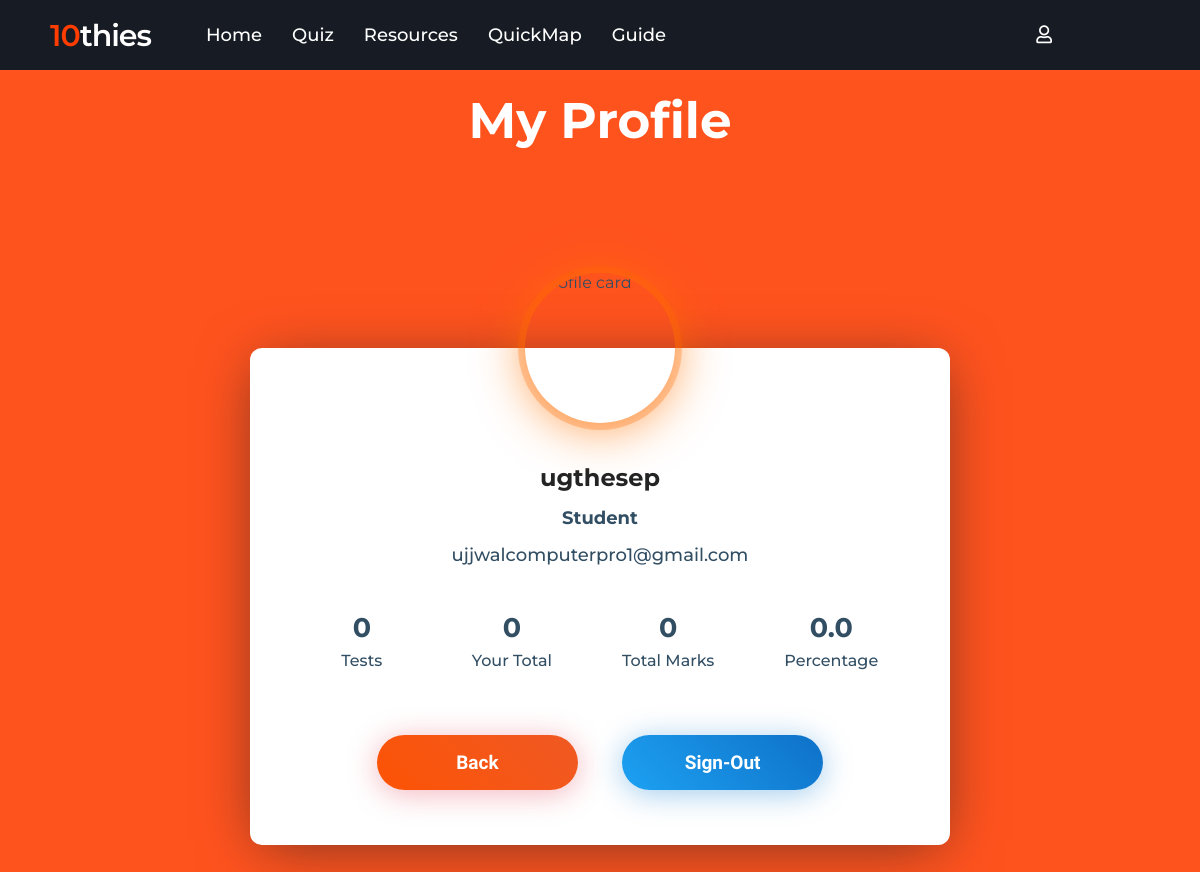
The app's page /Profile/ (signed in), older data.
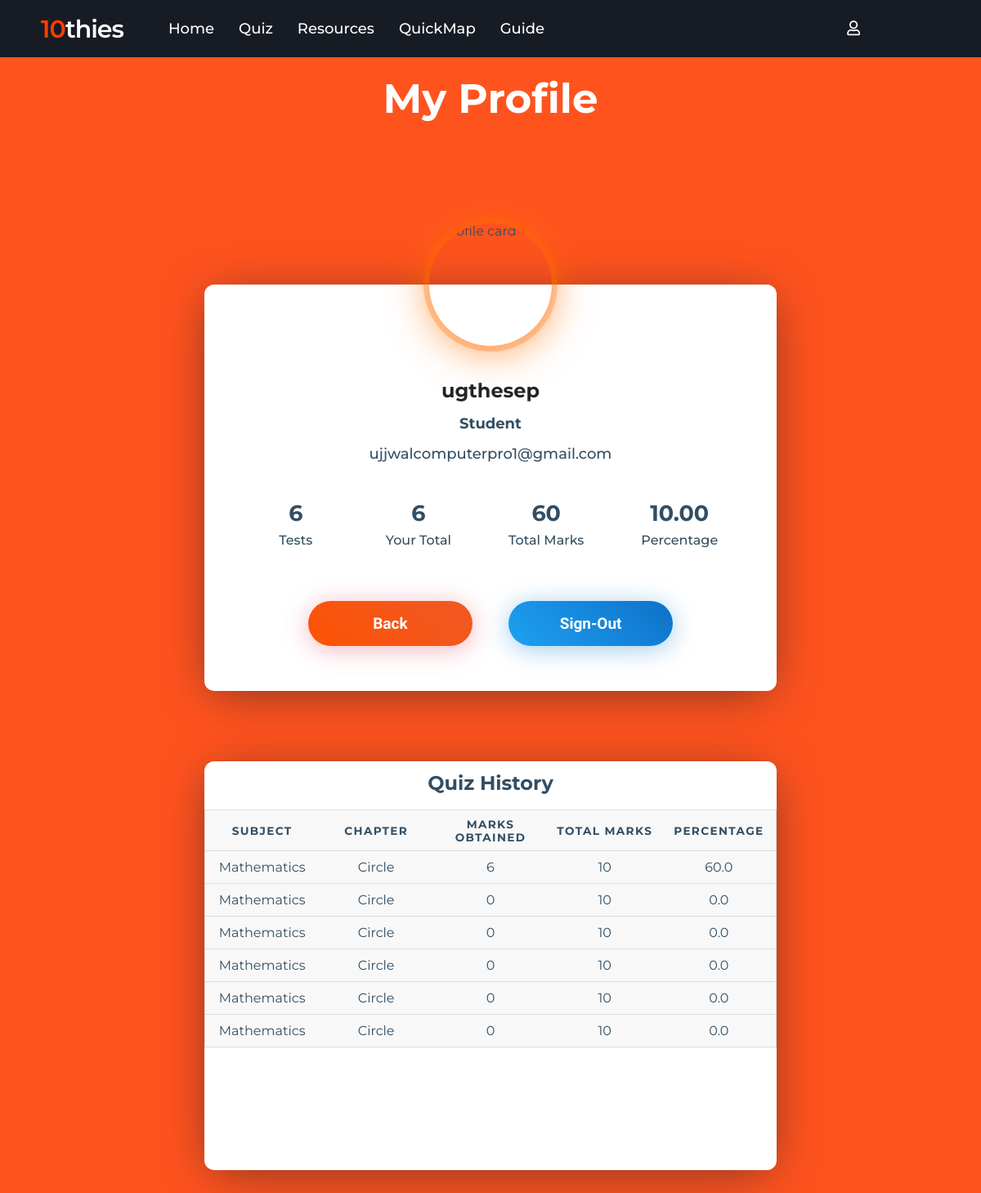
The same page, newer data.
### Quiz/models.py (models this page shows, shortened)
class QuizResult(models.Model):
    user = models.ForeignKey(User,on_delete=models.CASCADE,blank=True)
    marksobtained = models.IntegerField()
    totalmarks = models.IntegerField()
    percentage = models.FloatField()
    subcode=models.IntegerField()
    subname=models.CharField(max_length=200)
    level=models.TextField()
    chname=models.CharField(max_length=200)

### User/views.py (the view)
    def mod_isauth(request):
        if 'username' in request.session.keys():
            return isauth(request)
        else:
            return HttpResponseRedirect('signin')

### Profile/views.py (called while the page is built)
@deco_auth
def Profile(request):
    user=request.user
    result=QuizResult.objects.filter(user=request.user)
    total=get_total(result)
    res = render(request,'Profile/profile.html',{'user':user,'result':result,'tresult':total,'total_test':len(result)})
    return res

def get_total(result):
    tres=QuizResult()
    tres.marksobtained=0
    tres.totalmarks=0
    for res in result:
        tres.marksobtained+=int(res.marksobtained)
        tres.totalmarks+=int(res.totalmarks)
    tres.percentage=calculate_per(tres.totalmarks,tres.marksobtained)
    if(tres.percentage!=None):
        tres.percentage=format(tres.percentage,".2f")
    else:
        tres.percentage=float(0)
    return tres

### Quiz/views.py (called while the page is built)
def calculate_per(totalquestions,correctanswer):
    try:
        return (correctanswer*100)/totalquestions
    except ZeroDivisionError:
        pass

### User/views.py (called while the page is built)
def deco_auth(isauth):
    def mod_isauth(request):
        if 'username' in request.session.keys():
            return isauth(request)
        else:
            return HttpResponseRedirect('signin')
    return mod_isauth

### templates/Profile/profile.html (shortened to what this page needs)
{% extends 'Home/nav.html' %}
{% load static %}
{% block content %}
<link rel="stylesheet" href="{% static 'css/profile.css'  %}">
</head>
<body>
  <h1>My Profile</h1>
  <div class="wrapper">
    <div class="profile-card js-profile-card">
      <div class="profile-card__img">
        <img src="{% static 'images/user.gif' %}" alt="profile card">
      </div>
      <div class="profile-card__cnt js-profile-cnt">
        <div class="profile-card__name">{{user.username}}</div>
        <div class="profile-card__txt"> <strong>Student</strong> </div>
        <div class="profile-card__txt">{{user.email}}</div>
        <div class="profile-card-inf">
          <div class="profile-card-inf__item">
            <div class="profile-card-inf__title">{{total_test}}</div>
            <div class="profile-card-inf__txt">Tests</div>
          </div>
          <div class="profile-card-inf__item">
            <div class="profile-card-inf__title">{{tresult.marksobtained}}</div>
            <div class="profile-card-inf__txt">Your Total</div>
          </div>
          <div class="profile-card-inf__item">
            <div class="profile-card-inf__title">{{tresult.totalmarks}}</div>
            <div class="profile-card-inf__txt">Total Marks</div>
          </div>
          <div class="profile-card-inf__item">
            <div class="profile-card-inf__title">{{tresult.percentage}}</div>
            <div class="profile-card-inf__txt">Percentage</div>
          </div>
        </div>
        <div class="profile-card-ctr">
          <a href="{% url 'home' %}"><button class="profile-card__button button--orange">Back</button></a>
          <a href="{% url 'signout' %}"><button class="profile-card__button button--blue js-message-btn">Sign-Out</button></a>
        </div>
      </div>
    </div>
  </div>
  {% if tresult.percentage %}
<div class="wrapper">
  <div class="profile-card quiz">
    <table>
      <caption><strong>Quiz History</strong></caption>
      <thead>
        <tr>
          <th scope="col">Subject</th>
          <th scope="col">Chapter</th>
          <th scope="col">Marks Obtained</th>
          <th scope="col">Total Marks</th>
          <th scope="col">Percentage</th>
        </tr>
      </thead>
      <tbody>
        <tr>
          {% for res in result %}
          <td data-label="Subject">{{res.subname}}</td>
          <td data-label="Chapter">{{res.chname}}</td>
          <td data-label="Marks Obtained">{{res.marksobtained}}</td>
          <td data-label="Total Marks">{{res.totalmarks}}</td>
          <td data-label="Percentage">{{res.percentage}}</td>
        </tr>
       {% endfor %}
      </tbody>
    </table>
  </div>
</div>
{% endif %}
{% endblock %}

Row changes from the older to the newer data that the page shows:
added QuizResult: subname "Mathematics", chname "Circle", marksobtained "6", totalmarks "10", percentage "60.0"
added QuizResult: subname "Mathematics", chname "Circle", marksobtained "0", totalmarks "10", percentage "0.0"
added QuizResult: subname "Mathematics", chname "Circle", marksobtained "0", totalmarks "10", percentage "0.0"
added QuizResult: subname "Mathematics", chname "Circle", marksobtained "0", totalmarks "10", percentage "0.0"
added QuizResult: subname "Mathematics", chname "Circle", marksobtained "0", totalmarks "10", percentage "0.0"
added QuizResult: subname "Mathematics", chname "Circle", marksobtained "0", totalmarks "10", percentage "0.0"
Text that changed along with them:
{{ total_test }}: "0" → "6"
{{ tresult.marksobtained }}: "0" → "6"
{{ tresult.totalmarks }}: "0" → "60"
{{ tresult.percentage }}: "0.0" → "10.00"
text now shown: "Quiz History SUBJECT CHAPTER MARKS OBTAINED TOTAL MARKS PERCENTAGE"
